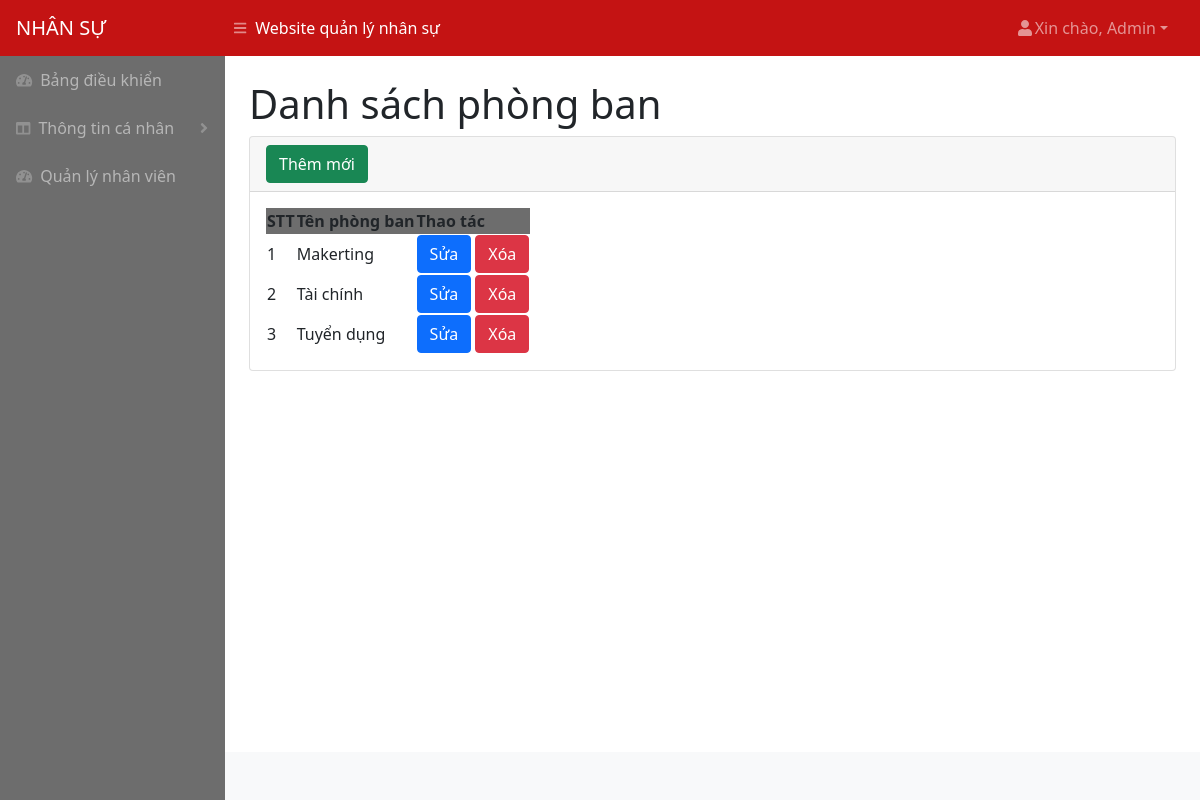
Page /phongban.php (signed in) on the committed database.
### tables this page shows
CREATE TABLE `phongban` (
  `id` int(11) NOT NULL,
  `ten` varchar(250) NOT NULL
);

### phongban.php (the view, shortened to what this page needs)
<!DOCTYPE html>
<html lang="en">
<head>
<?php include('inc/head.php')?>
</head>
<body class="sb-nav-fixed">
<?php include('inc/header.php')?>
    <div id="layoutSidenav">
    <?php include('inc/menu.php')?>
        <div id="layoutSidenav_content">
            <main>
                <div class="container-fluid px-4">
                    <h1 class="mt-4">Danh sách phòng ban</h1>
                    <div class="card mb-4">
                        <div class="card-header">
                            <button type="button" class="btn btn-success" data-bs-toggle="modal"
                                data-bs-target="#exampleModalAdd">
                                Thêm mới
                            </button>
                        </div>
                        <div class="card-body">
                            <table id="datatablesSimple">
                                <thead>
                                <tr style="background-color : #6D6D6D">
                                        <th>STT</th>
                                        <th>Tên phòng ban</th>
                                        <th>Thao tác</th>
                                    </tr>
                                </thead>
                                <tbody>
                                <?php
                                    $query = "SELECT * FROM phongban ORDER BY id DESC";
                                    $result = mysqli_query($connect, $query);
                                    $stt = 1;
                                    while ($arUser = mysqli_fetch_array($result, MYSQLI_ASSOC)) {
                                        $idModelDel = "exampleModalDel".$arUser["id"] ;
                                        $idModelEdit = "exampleModalEdit".$arUser["id"];
                                    ?>
                                    <tr>
                                        <td><?php echo $stt ?></td>
                                        <td><?php echo $arUser["ten"] ?></td>
                                        <td>
                                            <button type="button" class="btn btn-primary" data-bs-toggle="modal"
                                                data-bs-target="#<?php echo $idModelEdit ?>">
                                                Sửa
                                            </button>
                                            <button type="button" class="btn btn-danger" data-bs-toggle="modal"
                                                data-bs-target="#<?php echo $idModelDel ?>">
                                                Xóa
                                            </button>
                                        </td>
                                    </tr>
                                    <?php $stt++;} ?>
                                </tbody>
                            </table>
                        </div>
                    </div>
                </div>
            </main>
            <?php include('inc/footer.php')?>
        </div>
    </div>
</body>
</html>

### rows in the picture
phongban: ten "Makerting"
phongban: ten "Tài chính"
phongban: ten "Tuyển dụng"

### other values in the picture
$_SESSION['quyen'] "Admin"
